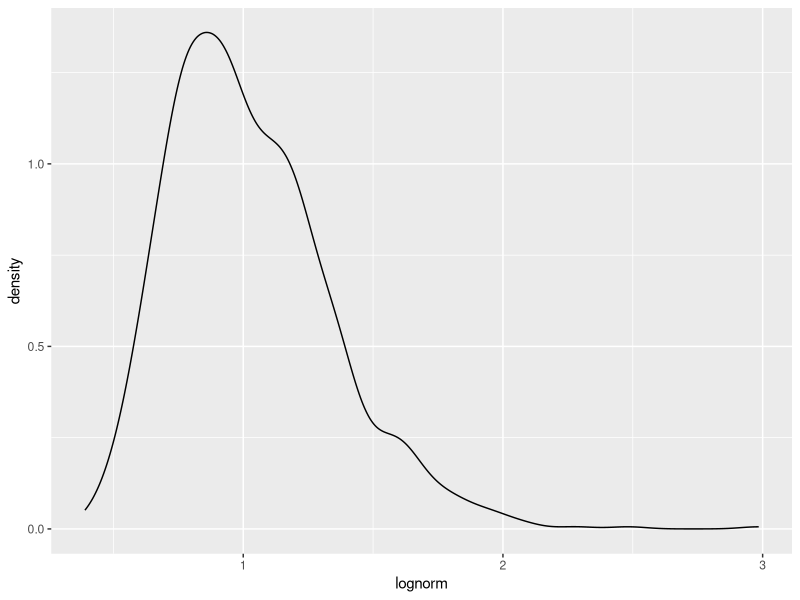
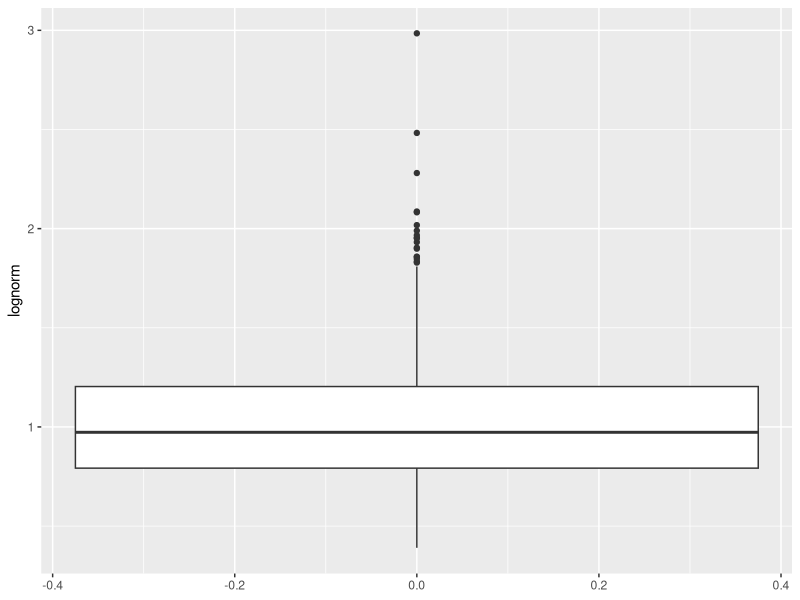
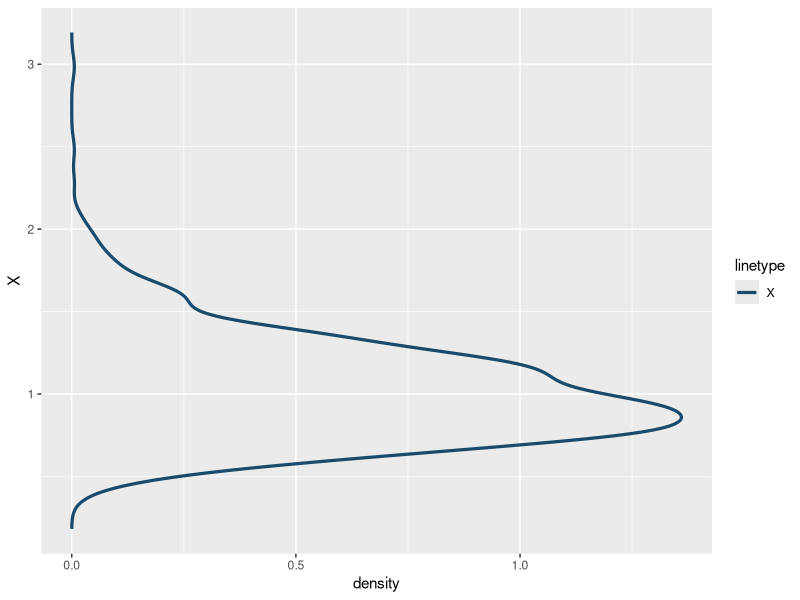
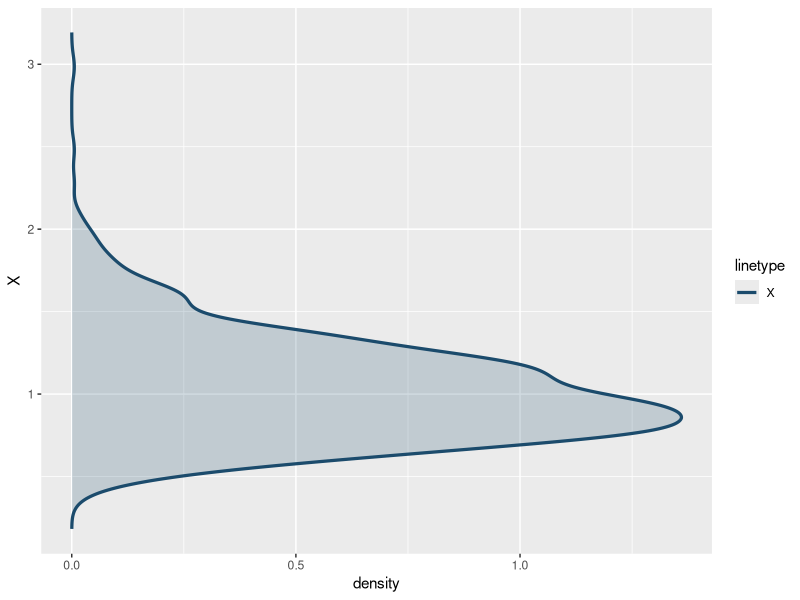
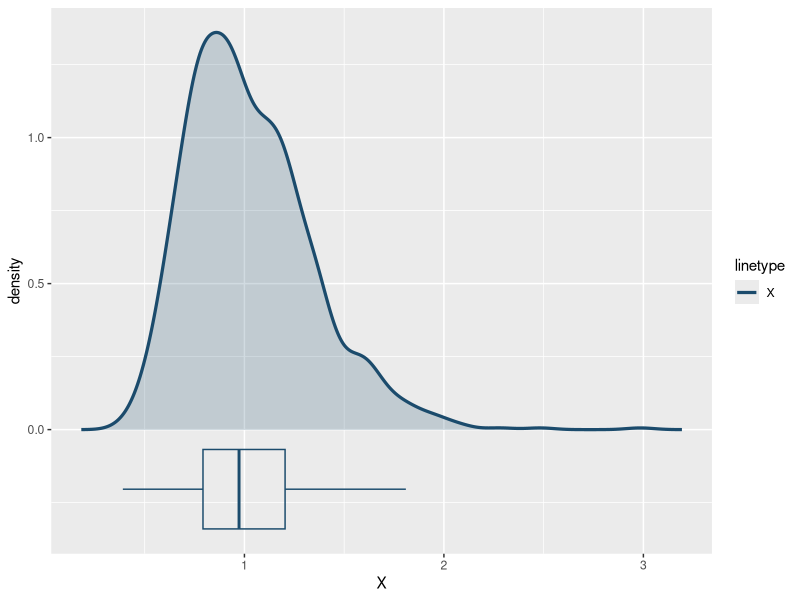
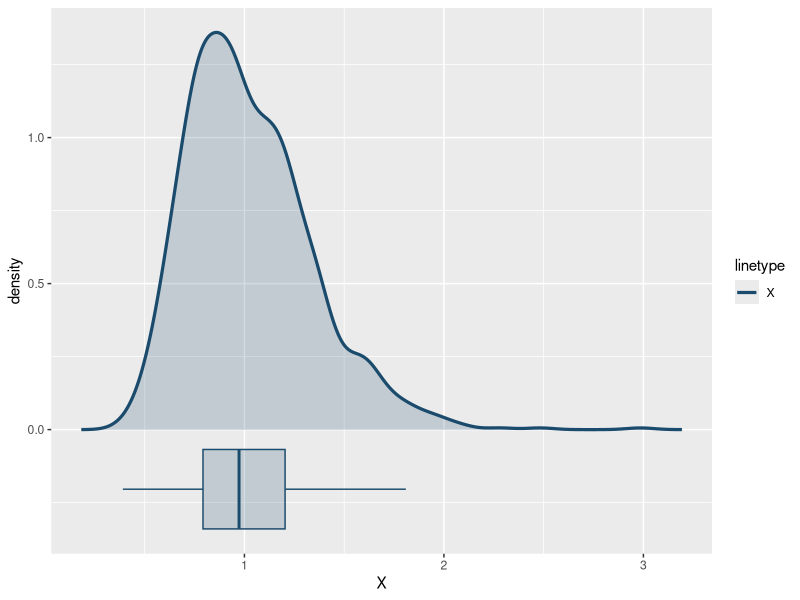
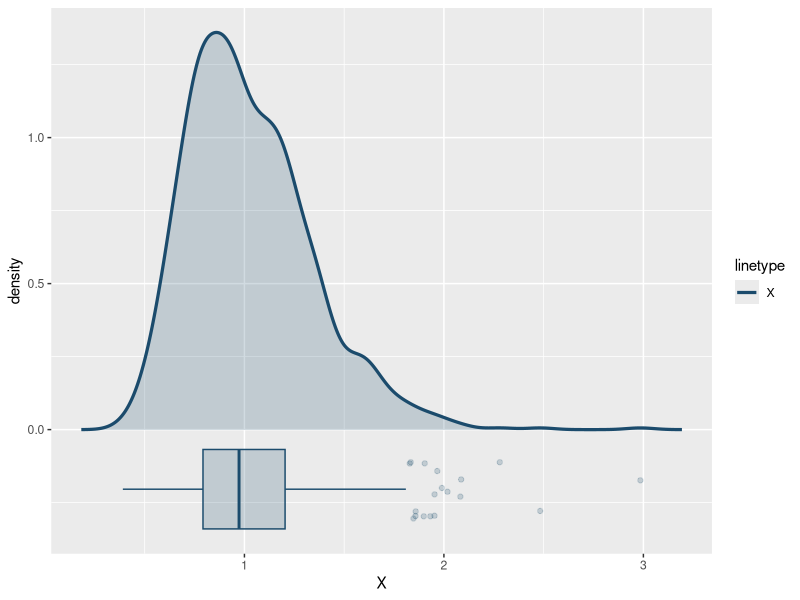
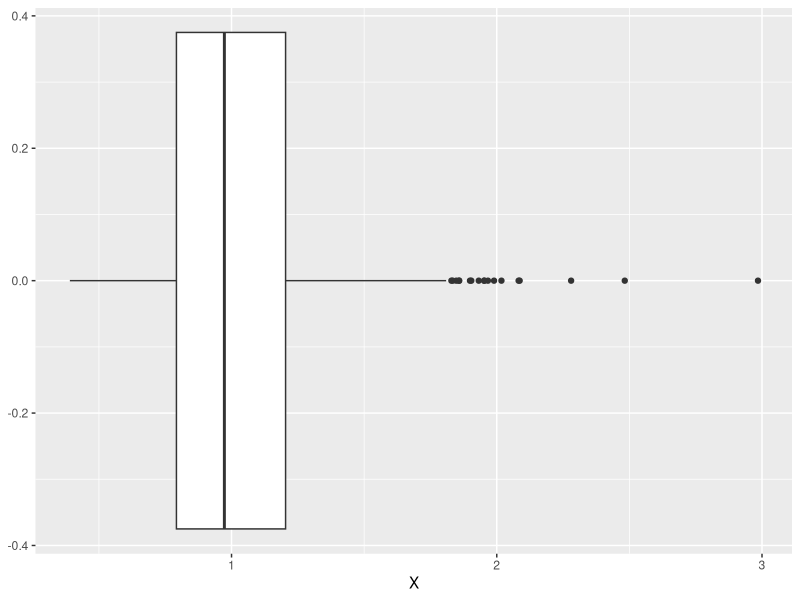

Write R code to recreate these figures, in order.
## ---- chunk 1
knitr::opts_chunk$set(echo = TRUE, collapse = TRUE, fig.path = "assets/img/")
## ---- chunk 2
library(ggplot2)
## ---- chunk 3
lognorm <- 1.36^rnorm(1000)
## ---- chunk 4
ggplot() + geom_density(aes(x = lognorm))
ggplot() + geom_boxplot(aes(y = lognorm))
## ---- chunk 5
X <- na.omit(lognorm)

dens <- density(X)
ddf <- data.frame(
  X = dens$x,
  density = dens$y
)
## ---- chunk 6
d <- geom_path(
  data = ddf,
  aes(x = density, y = X, color = "X", linetype = "X"),
  color = "#1b4b6c",
  size = 1.1
)

ggplot() + d
## ---- chunk 7
df <- geom_polygon(
  data = ddf,
  aes(x = density, y = X),
  fill = "#1b4b6c",
  color = NA,
  alpha = 0.2
)

ggplot() + df + d
## ---- chunk 8
fence_coef <- 1.5

b <- stat_boxplot(
  data = NULL,
  aes(y = X),
  coef = fence_coef,
  fill = NA,
  color = "#1b4b6c",
  outlier.shape = NA,
  width = .2 * max(ddf$density),
  position = position_nudge(x = -0.15 * max(ddf$density))
)

ggplot() + df + d + b + coord_flip()
## ---- chunk 9
bf <- annotate(
  geom = "rect",
  xmin = -.05 * max(ddf$density),
  xmax = -.25 * max(ddf$density),
  ymin = quantile(X, 0.25),
  ymax = quantile(X, 0.75),
  color = NA,
  fill = "#1b4b6c",
  alpha = 0.2,
)

ggplot() + df + d + bf + b + coord_flip()
## ---- chunk 10
iqr <- IQR(X)
outliers <- X[X < (quantile(X, 0.25) - fence_coef * iqr) |
              X > (quantile(X, 0.75) + fence_coef * iqr)]
## ---- chunk 11
o <-  geom_point(
  aes(y = outliers, x = -0.15 * max(ddf$density)),
  color = "#1b4b6c",
  alpha = 0.2,
  position = position_jitter(width = .075 * max(ddf$density))
)

ggplot() + df + d + bf + b + {if (length(outliers) > 0) o} + coord_flip()
## ---- chunk 12
ggplot() + geom_boxplot(aes(y = X)) + coord_flip()
## ---- chunk 13
# scales, combined by blank name argument.
sc <- scale_color_manual(name = "", values = "#1b4b6c")
sl <- scale_linetype_manual(name = "", values = "solid")

# theme elements
t <- theme_minimal() +
  theme(
    axis.title = element_blank(),
    axis.text.y = element_blank(),
    panel.grid.major.y = element_blank(),
    panel.grid.minor.y = element_blank(),
    panel.grid.minor.x = element_blank(),
    legend.position = "bottom"
  )

ggplot() + df + d + bf + b + {if (length(outliers) > 0) o} + 
  sc + sl + t + coord_flip()
## ---- chunk 14
norm_x <- seq(-3.1, 3.1, length.out = 512) * sd(X) + mean(X)
norm_y <- dnorm(norm_x, mean(X), sd(X))
ndf <- data.frame(
  x = norm_x,
  density = norm_y
)
## ---- chunk 15
n <- geom_path(
  data = ndf,
  aes(x = density, y = x,
      color = "Comparison Normal Distribution",
      linetype = "Comparison Normal Distribution"),
  size = 1.1
)

sc <- scale_color_manual(
  name = "",
  values = c("X" = "#1b4b6c",
             "Comparison Normal Distribution" = "#ff6f00")

)

sl <- scale_linetype_manual(
  name = "",
  values = c("X" = "solid",
             "Comparison Normal Distribution" = "twodash")

)

ggplot() + df + d + bf + b + {if (length(outliers) > 0) o} + 
  n + sc + sl + t + coord_flip()
## ---- chunk 16
# log transform X
logX <- log(X)

# density data frame
dens <- density(logX)
ddf <- data.frame(
  logX = dens$x,
  density = dens$y
)

# density line plot
d <- geom_path(
  data = ddf,
  aes(x = density, y = logX, color = "log(X)", linetype = "log(X)"),
  size = 1.1
)

# density fill
df <- geom_polygon(
  data = ddf,
  aes(x = density, y = logX),
  fill = "#1b4b6c",
  color = NA,
  alpha = 0.2
)

# define fence coefficient, using the standard 1.5
fence_coef <- 1.5

# box plot
b <- stat_boxplot(
  data = NULL,
  aes(y = logX),
  coef = fence_coef,
  fill = NA,
  color = "#1b4b6c",
  outlier.shape = NA,
  width = .2 * max(ddf$density),
  position = position_nudge(x = -0.15 * max(ddf$density))
)

# box plot fill
bf <- annotate(
  geom = "rect",
  xmin = -.05 * max(ddf$density),
  xmax = -.25 * max(ddf$density),
  ymin = quantile(logX, 0.25),
  ymax = quantile(logX, 0.75),
  color = NA,
  fill = "#1b4b6c",
  alpha = 0.2,
)

# define outliers
iqr <- IQR(logX)
outliers <- logX[logX < (quantile(logX, 0.25) - fence_coef * iqr) |
                 logX > (quantile(logX, 0.75) + fence_coef * iqr)]

# outliers plot
o <-  geom_point(
  aes(y = outliers, x = -0.15 * max(ddf$density)),
  color = "#1b4b6c",
  alpha = 0.2,
  position = position_jitter(width = .075 * max(ddf$density))
)

# comparison normal distribution
norm_x <- seq(-3.1, 3.1, length.out = 512) * sd(logX) + mean(logX)
norm_y <- dnorm(norm_x, mean(logX), sd(logX))
ndf <- data.frame(
  logX = norm_x,
  density = norm_y
)

# comparison normal density plot
n <- geom_path(
  data = ndf,
  aes(x = density, y = logX,
      color = "Comparison Normal Distribution",
      linetype = "Comparison Normal Distribution"),
  size = 1.1
)


# color scale
sc <- scale_color_manual(
  name = "",
  values = c("log(X)" = "#1b4b6c",
             "Comparison Normal Distribution" = "#ff6f00")

)

# linetype scale
sl <- scale_linetype_manual(
  name = "",
  values = c("log(X)" = "solid",
             "Comparison Normal Distribution" = "twodash")

)

# theme
t <- theme_minimal() +
  theme(
    axis.title = element_blank(),
    axis.text.y = element_blank(),
    panel.grid.major.y = element_blank(),
    panel.grid.minor.y = element_blank(),
    panel.grid.minor.x = element_blank(),
    legend.position = "bottom"
  )

# PLOT!
ggplot() + df + d + bf + b + {if (length(outliers) > 0) o} + 
  n + sc + sl + t + coord_flip()


